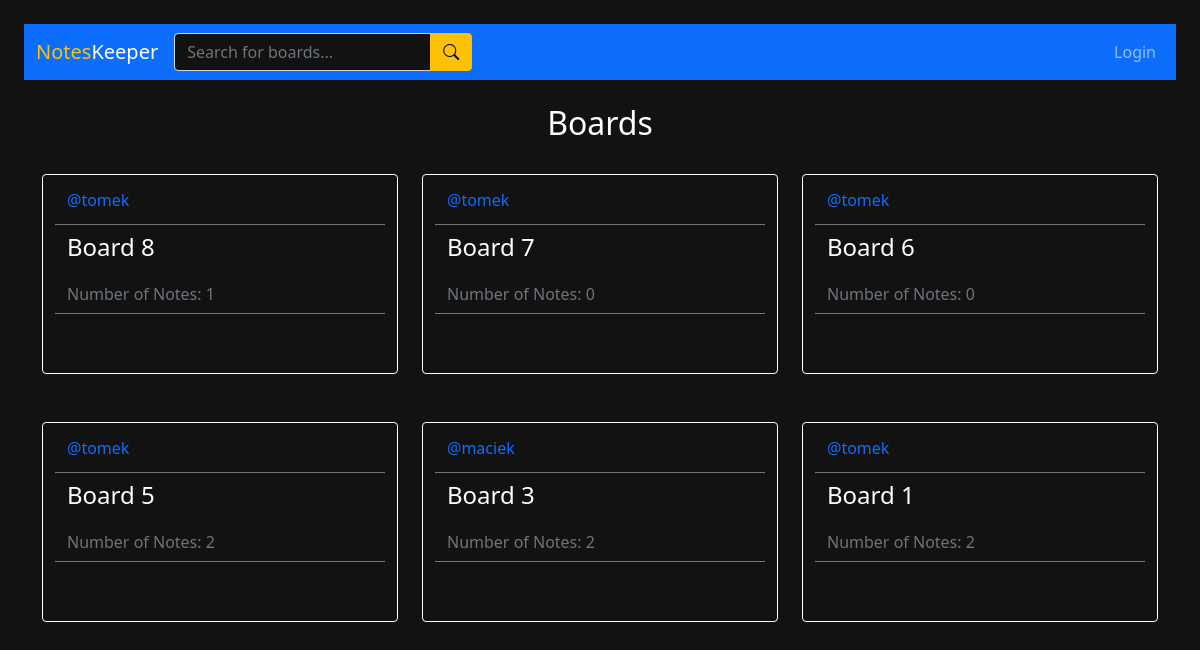
Before: / with the older database file.
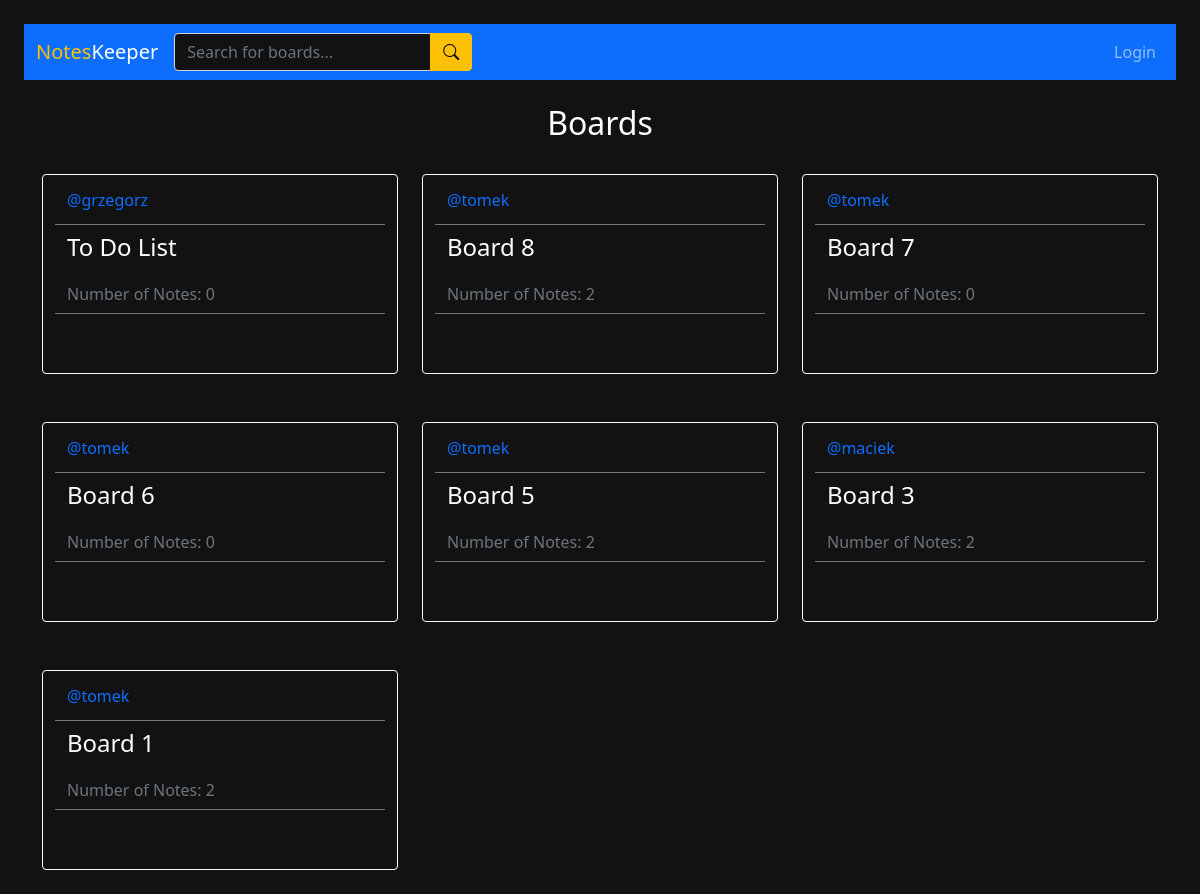
After: the same page with the newer database file.
### base/models.py (models this page shows, shortened)
class Board(models.Model):
    owner = models.ForeignKey(User, on_delete=models.CASCADE)
    name = models.CharField(max_length=200)
    updated = models.DateTimeField(auto_now=True)
    created = models.DateTimeField(auto_now_add=True)
    class Meta:
        ordering = ['-updated', '-created']

### base/views.py (the view)
# urls.py: path('', views.home, name="home"),
def home(request):
    q = request.GET.get('search') if request.GET.get('search') != None else ''
    boards = Board.objects.filter(
        Q(owner__username__icontains=q) |
        Q(name__icontains=q)
    )
    context = {"boards": boards}
    return render(request, 'base/home.html', context)

### base/templates/base/home.html (shortened to what this page needs)
{% extends 'main.html' %}
{% block content %}
<main>
    <div class="container-lg">
        <h2 class="text-center mt-3 text-white">Boards</h2>
        <div class="row">
            {% for board in boards %}
                <div class="col-xl-4 py-4">
                    <div class="container rounded border border-white" style="height: 200px; width: 100%;">
                        <div class="row align-items-center border-bottom border-secondary" style="height:25%;">
                            <div class="col">
                                <a href="{% url 'profile' board.owner.id %}" style="text-decoration: none;">
                                    <span>@{{board.owner}}</span>
                                </a>
                            </div>
                        </div>
                        <div class="row align-items-center py-2" style="height:25%;">
                            <div class="col">
                                <a href="{% url 'board' board.id %}" style="text-decoration: none;">
                                    <h4 class="text-white pntName">{{board.name}}</h4>
                                </a>
                            </div>
                        </div>
                        <div class="row align-items-center py-2 border-bottom border-secondary" style="height:20%;">
                            <div class="col">
                                <p class="text-secondary">Number of Notes: {{board.note_set.all.count}}</p>
                            </div>
                        </div>
                    </div>
                </div>
            {% endfor %}
        </div>
    </div>
</main>
{% endblock %}

### templates/main.html (shortened to what this page needs)
<!DOCTYPE html>
{% load static %}
<html lang="en">
  <head>
    <link rel="stylesheet" type="text/css" media='screen' href="{% static 'styles/main.css' %}" />
    <link href="https://cdn.jsdelivr.net/npm/bootstrap@5.0.2/dist/css/bootstrap.min.css" rel="stylesheet">
    <link rel="stylesheet" href="https://cdn.jsdelivr.net/npm/bootstrap-icons@1.5.0/font/bootstrap-icons.css">
  </head>
  <body style="background-color: #121212;">
    {% include 'navbar.html' %}
    {% block content %}
    {% endblock %}
  </body>
</html>

### templates/navbar.html (shortened to what this page needs)
<div class="m-4">
  <nav class="navbar navbar-expand-lg navbar-dark bg-primary">
      <div class="container-fluid">
          <a href="{% url 'home' %}" class="navbar-brand"><span class="text-warning">Notes</span>Keeper</a>
          <div class="collapse navbar-collapse justify-content-between" id="navbarCollapse">
              <form method="GET" action="{% url 'home' %}" class="d-flex">
                  <div class="input-group">
                      <input type="text" name="search" placeholder="Search for boards..." class="form-control text-white" style="background-color: #121212;">
                      <button type="button" class="btn btn-warning"><i class="bi-search"></i></button>
                  </div>
              </form>
              {% if not request.user.is_authenticated %}
                <div class="navbar-nav">
                  <a href="{% url 'login' %}" class="nav-item nav-link">Login</a>
                </div>
              {% endif %}
          </div>
      </div>
  </nav>
</div>

### base/static/styles/main.css (style rules this page uses)
.pntName { color: white; }

Changed rows visible on the page:
added Board: owner "grzegorz", name "To Do List", note_set.all.count "0"
computed for Board "Board 8": note_set.all.count "1" → "2"
